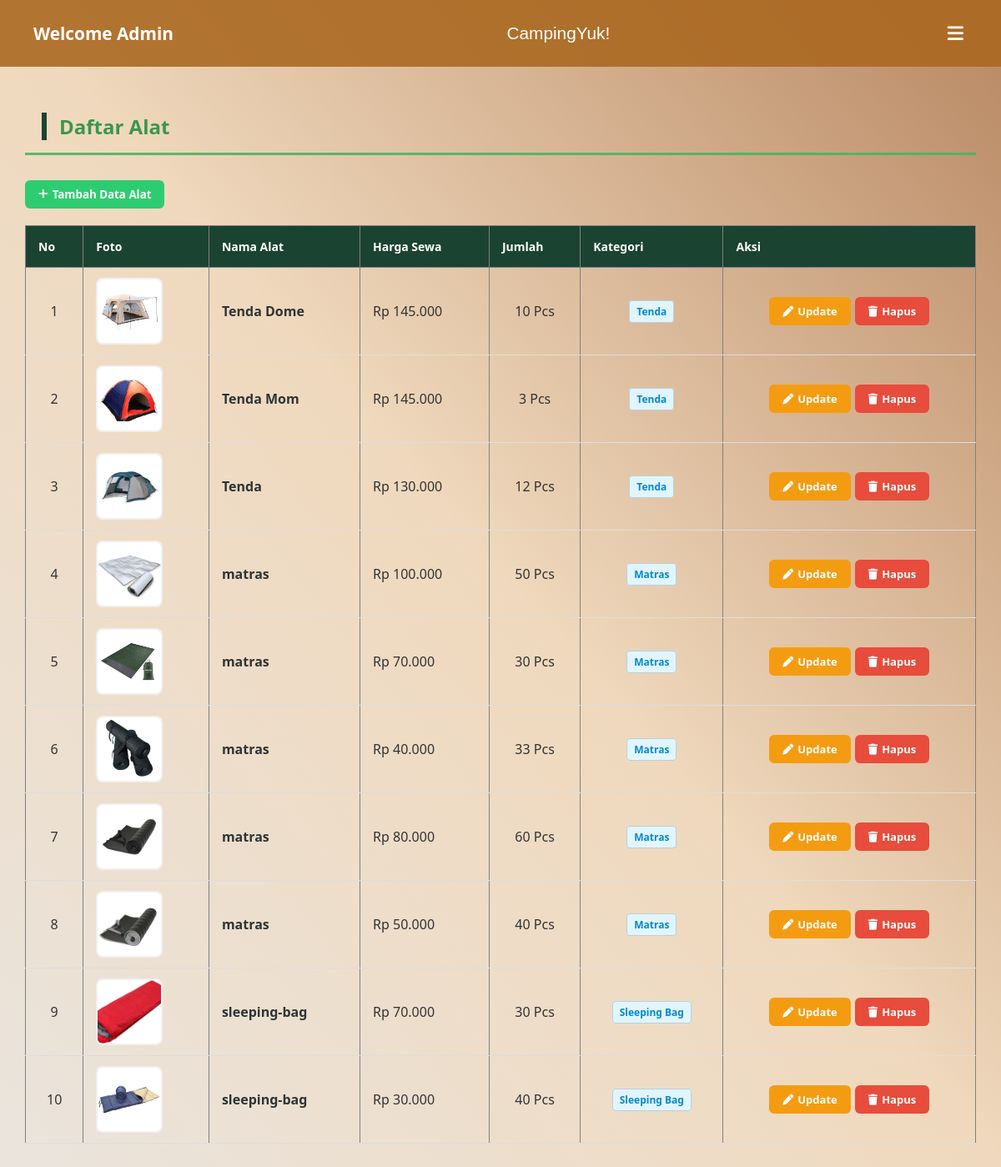
Screenshot of /view/view_admin/data_alat.php (signed in) with the database file from the repository.
### tables this page shows
CREATE TABLE `peralatan` (
  `id_alat` int(20) NOT NULL,
  `id_kategori` int(11) NOT NULL,
  `nama_alat` varchar(50) NOT NULL,
  `jumlah` int(11) NOT NULL,
  `foto_alat` varchar(255) NOT NULL,
  `harga` varchar(50) DEFAULT NULL
);

CREATE TABLE `kategori` (
  `id_kategori` int(11) NOT NULL,
  `nama_kategori` varchar(50) NOT NULL
);

### models/m_koneksi.php (called while the page is built, shortened)
<?php
class Koneksi {
    private $host = "localhost",
            $username = "root",
            $pass = "",
            $db = "peminjaman_alat";
    function __construct() {
        $this->koneksi = mysqli_connect(
            $this->host,
            $this->username,
            $this->pass,
            $this->db
        );
    }
}

### models/m_peralatan.php (called while the page is built, shortened)
<?php
include_once 'm_koneksi.php';
class alat {
    private $conn;
    public function __construct() {
        $db = new koneksi();
        $this->conn = $db->koneksi;
    }
    function tampil_data_alat() {
        $sql = "SELECT peralatan.*, kategori.nama_kategori
                FROM peralatan
                INNER JOIN kategori ON peralatan.id_kategori = kategori.id_kategori";
        $query = mysqli_query($this->conn, $sql);
        $result = [];
        while ($data = mysqli_fetch_object($query)) {
            $result[] = $data;
        }
        return $result;
    }
}
?>

### controller/c_peralatan.php (called while the page is built, shortened)
<?php
include_once __DIR__ . '/../models/m_peralatan.php';
$alat = new alat();
try {
    $data_alat = $alat->tampil_data_alat();
} catch (Exception $e) {
    echo "Error: " . $e->getMessage();
}

### view/view_admin/data_alat.php (the view, shortened to what this page needs)
<?php
include_once '../../controller/c_peralatan.php';
include_once '../template/navbar.php';
?>
<!DOCTYPE html>
<html lang="en">
<head>
    <link rel="stylesheet" href="../template/style.css">
    <link rel="stylesheet" href="../template/dashboard_adm.css">
    <link rel="stylesheet" href="https://cdnjs.cloudflare.com/ajax/libs/font-awesome/6.5.1/css/all.min.css">
    <link rel="stylesheet" href="../template/data.css">
</head>
<body>
  <div class="main-content">
    <h2>Daftar Alat</h2>
    <hr>
    <button type="button" class="btn-action btn-add" onclick="openTambahModal()">
      <i class="fa-solid fa-plus"></i> Tambah Data Alat
    </button>
    <div class="table-container">
      <table border="1" width="100%" style="border-collapse: collapse;">
        <thead>
          <tr>
            <th>No</th>
            <th>Foto</th>
            <th>Nama Alat</th>
            <th>Harga Sewa</th>
            <th>Jumlah</th>
            <th>Kategori</th> <th>Aksi</th>
          </tr>
        </thead>
        <tbody>
          <?php
          if (!empty($data_alat)):
            $no = 1;
            foreach ($data_alat as $data): ?>
          <tr>
            <td style="text-align:center;"><?= $no++ ?></td>
            <td style="text-align:center;">
                <img src="../../asset/<?=$data->foto_alat?>" alt="Alat" class="img-box">
            </td>
            <td><strong><?=$data->nama_alat?></strong></td>
            <td>Rp <?= number_format((int)$data->harga, 0, ',', '.') ?></td>
            <td style="text-align:center;"><?=$data->jumlah?> Pcs</td>
            <td style="text-align:center;">
                <span class="category-badge"><?=$data->nama_kategori?></span>
            </td>
            <td>
              <div style="display: flex; gap: 5px; justify-content: center;">
                <button type="button" class="btn-action btn-update"
                        onclick="openUpdateModal('<?=$data->id_alat?>', '<?=$data->nama_alat?>', '<?=$data->jumlah?>', '<?=$data->id_kategori?>', '<?=$data->foto_alat?>', '<?=$data->harga?>')">
                  <i class="fa-solid fa-pen"></i> Update
                </button>
                <a href="../../controller/c_peralatan.php?aksi=hapus&id_alat=<?= $data->id_alat; ?>" onclick="return confirm('Hapus alat ini?')" class="btn-action btn-delete">
                   <i class="fa-solid fa-trash"></i> Hapus
                </a>
              </div>
            </td>
          </tr>
          <?php endforeach; else: ?>
          <tr><td colspan="7" style="text-align: center;">Tidak ada data alat</td></tr>
          <?php endif; ?>
        </tbody>
      </table>
    </div>
  </div>
</body>
</html>

### view/template/style.css (style rules this page uses)
html, body { margin: 0; padding: 0; min-height: 100vh; width: 100%; }
body { font-family: 'Segoe UI', Roboto, sans-serif; background: #a8834a; background: linear-gradient(145deg, #a8834a 0%, #ecd0a9 100%) fixed; background-attachment: fixed; color: #2d3436; }
h2 { color: #1b4332; font-size: 24px; margin-bottom: 15px; border-left: 6px solid #1b4332; padding-left: 15px; }
.table-container { overflow-x: auto; }
table { width: 100%; border-collapse: collapse; }
thead { background-color: #1b4332; }
th { color: #ffffff; padding: 15px; text-align: left; font-size: 14px; }
td { padding: 12px 15px; border-bottom: 1px solid #ddd; color: #333; }
.btn-update, .btn-delete { padding: 8px 16px; border: none; border-radius: 6px; font-weight: 600; font-size: 13px; cursor: pointer; text-decoration: none; transition: all 0.3s ease; }
.btn-update { background-color: #007bff; color: white; }
.btn-delete { background-color: #dc3545; color: white; }
.img-box { width: 60px; height: 60px; object-fit: cover; border-radius: 8px; border: 2px solid rgba(27, 67, 50, 0.2); display: block; }
.category-badge { background-color: rgba(27, 67, 50, 0.1); color: #1b4332; padding: 4px 12px; border-radius: 20px; font-size: 12px; font-weight: 600; border: 1px solid rgba(27, 67, 50, 0.2); }
td strong { color: #2d3436; }
.btn-update { background-color: #f39c12; color: white; border: none; padding: 5px 12px; border-radius: 4px; cursor: pointer; text-decoration: none; font-size: 14px; }

### view/template/dashboard_adm.css (style rules this page uses)
* { box-sizing: border-box; font-family: "Segoe UI", sans-serif; margin: 0; padding: 0; }
body { margin: 0; padding: 0; min-height: 100vh; background-color: #f8fafc; background-image: linear-gradient( to bottom left, rgba(157, 87, 33, 0.702), rgba(224, 155, 72, 0.348) 50%, #9a662a26 100% ); background-attachment: fixed; }
.main-content { flex: 1; padding: 30px; }
h2 { margin-top: 25px; margin-left: 20px; color: #268e3ee4; }
hr { border: 0; background: #48b361e4; margin: 15px auto 30px auto; height: 3px; width: 100%; }

### view/template/data.css (style rules this page uses)
.btn-action { border: none; padding: 8px 16px; border-radius: 6px; cursor: pointer; font-weight: 600; text-decoration: none; display: inline-flex; align-items: center; gap: 5px; }
.btn-add { background-color: #2ecc71; color: white; margin-bottom: 20px; }
.btn-update { background-color: #f39c12; color: white; font-size: 13px; }
.btn-delete { background-color: #e74c3c; color: white; font-size: 13px; }
.img-box { width: 80px; height: 80px; object-fit: cover; border-radius: 8px; border: 2px solid #f0f0f0; }
.category-badge { background: #e1f5fe; color: #0288d1; padding: 4px 8px; border-radius: 4px; font-size: 12px; font-weight: bold; }

### rows the page displays
peralatan: foto_alat (picture), nama_alat "Tenda Dome", harga "145.000", jumlah "10", id_kategori.nama_kategori "Tenda"
peralatan: foto_alat (picture), nama_alat "Tenda Mom", harga "145.000", jumlah "3", id_kategori.nama_kategori "Tenda"
peralatan: foto_alat (picture), nama_alat "Tenda", harga "130.000", jumlah "12", id_kategori.nama_kategori "Tenda"
peralatan: foto_alat (picture), nama_alat "matras", harga "100.000", jumlah "50", id_kategori.nama_kategori "Matras"
peralatan: foto_alat (picture), nama_alat "matras", harga "70.000", jumlah "30", id_kategori.nama_kategori "Matras"
peralatan: foto_alat (picture), nama_alat "matras", harga "40.000", jumlah "33", id_kategori.nama_kategori "Matras"
peralatan: foto_alat (picture), nama_alat "matras", harga "80.000", jumlah "60", id_kategori.nama_kategori "Matras"
peralatan: foto_alat (picture), nama_alat "matras", harga "50.000", jumlah "40", id_kategori.nama_kategori "Matras"
peralatan: foto_alat (picture), nama_alat "sleeping-bag", harga "70.000", jumlah "30", id_kategori.nama_kategori "Sleeping Bag"
peralatan: foto_alat (picture), nama_alat "sleeping-bag", harga "30.000", jumlah "40", id_kategori.nama_kategori "Sleeping Bag"
